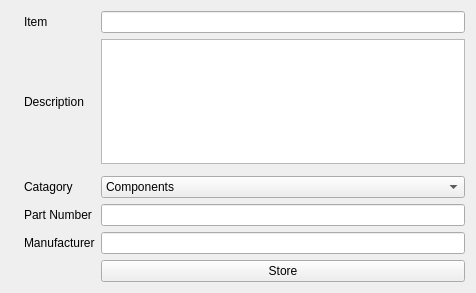
<?xml version="1.0" encoding="UTF-8"?>
<ui version="4.0">
 <class>Widget</class>
 <widget class="QWidget" name="Widget">
  <property name="geometry">
   <rect>
    <x>0</x>
    <y>0</y>
    <width>476</width>
    <height>293</height>
   </rect>
  </property>
  <property name="windowTitle">
   <string>Widget \t Test</string>
  </property>
  <layout class="QGridLayout" name="gridLayout">
   <item row="4" column="2">
    <widget class="QLineEdit" name="txtPartNo"/>
   </item>
   <item row="0" column="0" rowspan="7">
    <widget class="QLabel" name="label_5">
     <property name="maximumSize">
      <size>
       <width>200</width>
       <height>16777215</height>
      </size>
     </property>
     <property name="text">
      <string/>
     </property>
     <property name="pixmap">
      <pixmap>C:/Users/bagavathi/Desktop/no_image.jpg</pixmap>
     </property>
     <property name="scaledContents">
      <bool>true</bool>
     </property>
    </widget>
   </item>
   <item row="0" column="1">
    <widget class="QLabel" name="Item">
     <property name="text">
      <string>Item</string>
     </property>
    </widget>
   </item>
   <item row="0" column="2">
    <widget class="QLineEdit" name="txtItem"/>
   </item>
   <item row="5" column="2">
    <widget class="QLineEdit" name="txtManufacturer"/>
   </item>
   <item row="4" column="1">
    <widget class="QLabel" name="label_3">
     <property name="text">
      <string>Part Number</string>
     </property>
    </widget>
   </item>
   <item row="3" column="2">
    <widget class="QComboBox" name="cmbCatagory">
     <item>
      <property name="text">
       <string>Components</string>
      </property>
     </item>
     <item>
      <property name="text">
       <string>Hardware Unit</string>
      </property>
     </item>
     <item>
      <property name="text">
       <string>PC &amp; Laptop</string>
      </property>
     </item>
     <item>
      <property name="text">
       <string>Software</string>
      </property>
     </item>
    </widget>
   </item>
   <item row="3" column="1">
    <widget class="QLabel" name="label_2">
     <property name="text">
      <string>Catagory</string>
     </property>
    </widget>
   </item>
   <item row="1" column="1">
    <widget class="QLabel" name="label">
     <property name="text">
      <string>Description</string>
     </property>
    </widget>
   </item>
   <item row="1" column="2">
    <widget class="QPlainTextEdit" name="txtDesc"/>
   </item>
   <item row="6" column="2">
    <widget class="QPushButton" name="btnStore">
     <property name="text">
      <string>Store</string>
     </property>
    </widget>
   </item>
   <item row="5" column="1">
    <widget class="QLabel" name="label_4">
     <property name="text">
      <string>Manufacturer</string>
     </property>
    </widget>
   </item>
  </layout>
 </widget>
 <layoutdefault spacing="6" margin="11"/>
 <resources/>
 <connections/>
</ui>
